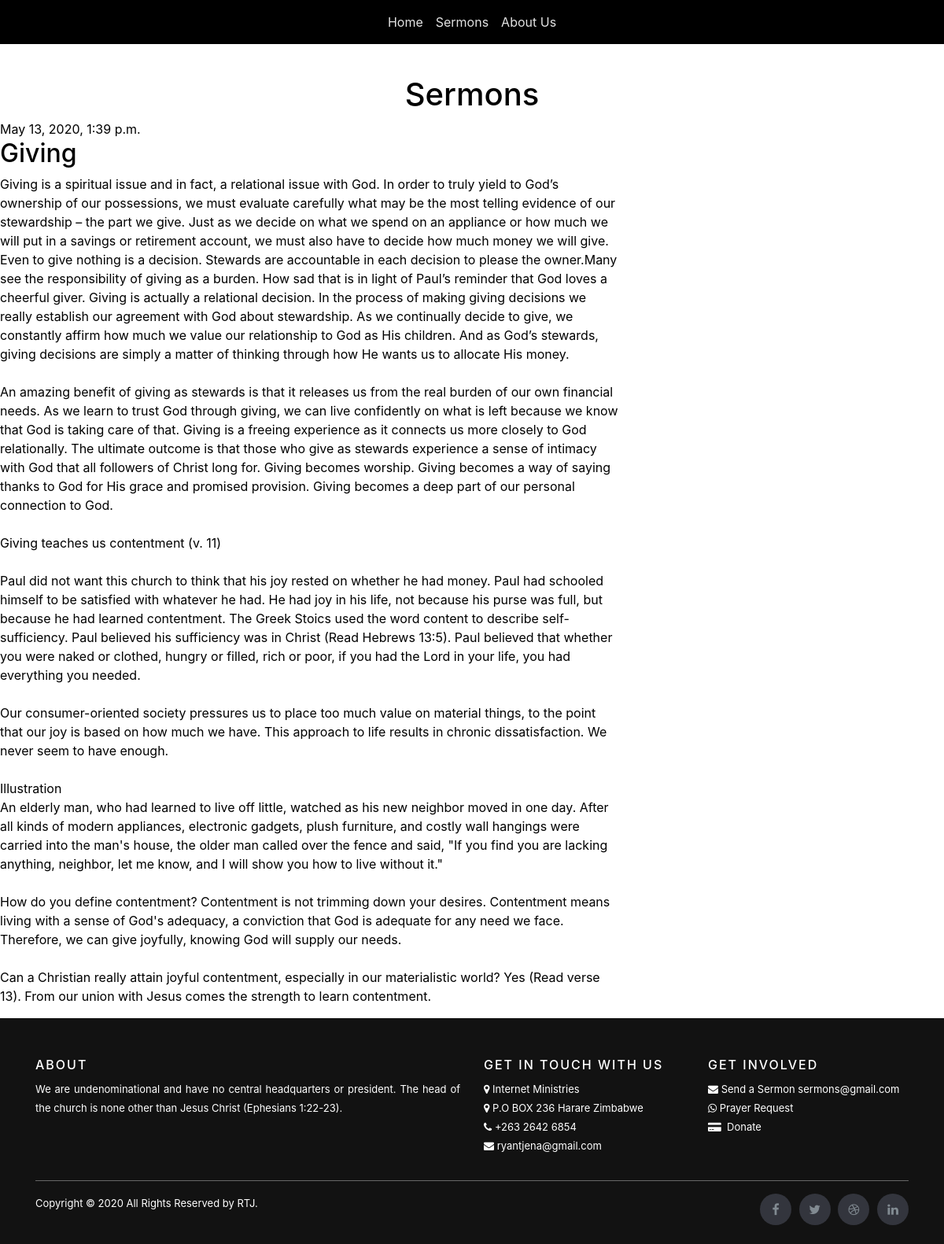
The app's page /post/1/ with its own data.
### blog/models.py (models this page shows, shortened)
class Post(models.Model):
    author = models.ForeignKey(settings.AUTH_USER_MODEL, on_delete=models.CASCADE)
    title = models.CharField(max_length=200)
    text = models.TextField()
    created_date = models.DateTimeField(default=timezone.now)
    published_date = models.DateTimeField(blank=True, null=True)

### blog/views.py (the view)
# urls.py: path('post/<int:pk>/', views.post_detail, name='post_detail'),
def post_detail(request, pk):
    post = get_object_or_404(Post, pk=pk)
    return render(request, 'blog/post_detail.html', {'post': post})

### blog/templates/blog/post_detail.html (shortened to what this page needs)
{% extends 'blog/base.html' %}
{% block content %}
    <div class="post">
        {% if post.published_date %}
            <div class="date">
                {{ post.published_date }}
            </div>
        {% endif %}
        <h2>{{ post.title }}</h2>
        <p>{{ post.text|linebreaksbr }}</p>
    </div>
{% endblock %}

### static/css/styles.css (style rules this page uses)
#bg { background-size: cover; background-position: center; background-attachment: fixed; }

### records on screen
Post: published_date "May 13, 2020, 1:39 p.m.", title "Giving", text "Giving is a spiritual issue and in fact, a relational issue with God. In order to truly yield to God’s ownership of our possessions, we must evaluate carefully what may be the most telling evidence of our stewardship – the part we give. Just as we decide on what we spend on an appliance or how much we will put in a savings or retirement account, we must also have to decide how much money we will give. Even to give nothing is a decision. Stewards are accountable in each decision to please the owner.Many see the responsibility of giving as a burden. How sad that is in light of Paul’s reminder that God loves a cheerful giver. Giving is actually a relational decision. In the process of making…"
